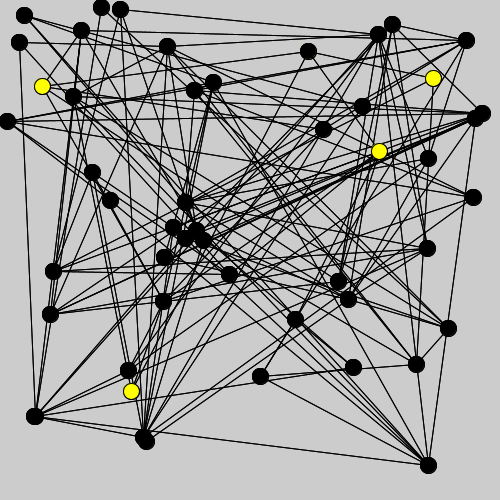
Frame 1 (no input)
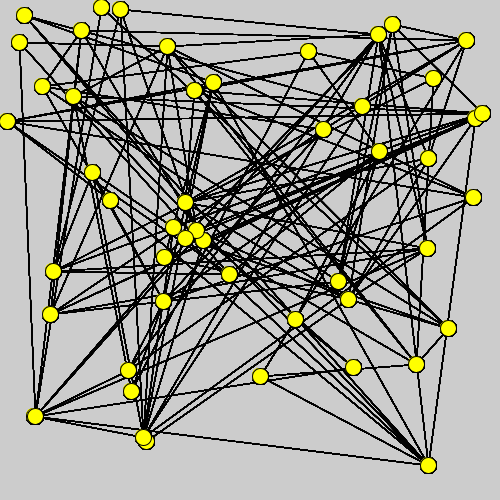
Frame 60 (the mouse pressed at the canvas centre just before this capture)
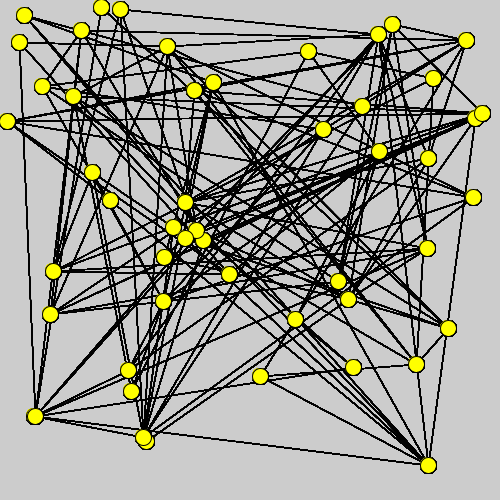
Frame 120 (the mouse held since frame 60 and released just before this capture)

The Processing sketch that drew these frames (run headless with seeded random() and noise(); from frame 60 on, the mouse is pressed at the canvas centre):

// Processing sketch: PingPongNet03
// ── PingPongNet03.pde
// Network of activations
//-//////////////////////

class Node {
  boolean is_active=false; //State of node, initialisation in definition place
  boolean will_be_act=false; //Future state of the node. Internal use only.
  int visX,visY; //Spatial position of the node. For visualisation only!
}

final int   NUMBER_OF_NODES=50;   //We need some nodes
final float CONNECTION_PROB=0.1; //0.033; //And we have to choose which of them are connected.

Node[]  nodes=new Node[NUMBER_OF_NODES];
int[][] connections=new int[NUMBER_OF_NODES][NUMBER_OF_NODES];

void setup()
{
  size(500,500);
  frameRate(5);
  initNodes();
  initConnections();
  viewConnections();
  viewNodes();
}

void draw()
{
  changeStates();
  viewConnections();
  viewNodes();
}

void initNodes()
{
  for(int i=0;i<NUMBER_OF_NODES;i++)
  {
    nodes[i]=new Node(); //State was set during construction. 
    nodes[i].visX=(int)random(width);
    nodes[i].visY=(int)random(height);
  }
  
  int a=(int)random(NUMBER_OF_NODES); //Which node will be activated?
  nodes[a].is_active=true;
}

void initConnections()
{
  for(int a=0;a<NUMBER_OF_NODES;a++)
  {
    for(int b=a+1;b<NUMBER_OF_NODES;b++)
    {
      int connected=(random(1.0)<CONNECTION_PROB?1:0); //are a and b connected or not.
      connections[a][b]=connected;
      print(connected,' ');
      connections[b][a]=connected; //The shadow of connection (because they are symmetric)
    }
    println();
  }
}

void viewConnections()
{
  for(int a=0;a<NUMBER_OF_NODES;a++)
  {
    for(int b=a+1;b<NUMBER_OF_NODES;b++)
    {
      int connected=connections[a][b]; //are a and b connected or not.
      if(connected>0)
        line(nodes[a].visX,nodes[a].visY,nodes[b].visX,nodes[b].visY);
    }
  }
}

void viewNodes()
{
  float D=min(width,height)/30; //Visual diameter of node
  
  for(int i=0;i<NUMBER_OF_NODES;i++)
  {
    if(nodes[i].is_active)
      fill(255,255,0); //Active nodes are yellow
    else
      fill(0); //otherwise node are black
      
    circle(nodes[i].visX,nodes[i].visY,D);  
  }
}

void changeStates()
{
  // First we calculate new activations into internal fields.
  for(int i=0;i<NUMBER_OF_NODES;i++)
    if(nodes[i].is_active)
    {
      for(int j=0;j<NUMBER_OF_NODES;j++)
      if(connections[i][j]>0)
         nodes[j].will_be_act=true; //Transfer acctivation
    }
  
  // Then we change states of nodes, and clear internal fields.
  for(int i=0;i<NUMBER_OF_NODES;i++)
  {
    nodes[i].is_active=nodes[i].will_be_act;
    nodes[i].will_be_act=false;
  }
  

}

/// @date 2025-11-24 (https://github.com/borkowsk/bookProcessingEN)
